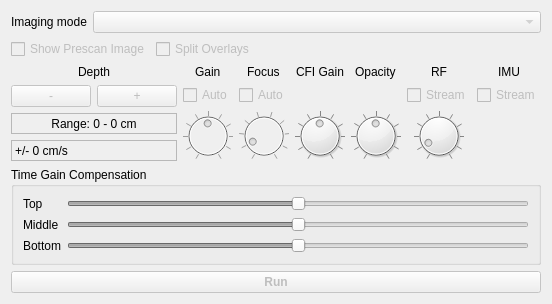
      <widget class="QWidget" name="_prms">
       <attribute name="title">
        <string>Controls</string>
       </attribute>
       <layout class="QVBoxLayout" name="verticalLayout_2">
        <item>
         <layout class="QFormLayout" name="_mode_layout">
          <item row="0" column="1">
           <widget class="QComboBox" name="modes">
            <property name="enabled">
             <bool>false</bool>
            </property>
           </widget>
          </item>
          <item row="0" column="0">
           <widget class="QLabel" name="label_2">
            <property name="text">
             <string>Imaging mode</string>
            </property>
           </widget>
          </item>
         </layout>
        </item>
        <item>
         <layout class="QHBoxLayout" name="horizontalLayout_9">
          <item>
           <widget class="QCheckBox" name="prescan">
            <property name="enabled">
             <bool>false</bool>
            </property>
            <property name="text">
             <string>Show Prescan Image</string>
            </property>
           </widget>
          </item>
          <item>
           <widget class="QCheckBox" name="split">
            <property name="enabled">
             <bool>false</bool>
            </property>
            <property name="text">
             <string>Split Overlays</string>
            </property>
           </widget>
          </item>
          <item>
           <spacer name="horizontalSpacer_4">
            <property name="orientation">
             <enum>Qt::Horizontal</enum>
            </property>
            <property name="sizeHint" stdset="0">
             <size>
              <width>40</width>
              <height>20</height>
             </size>
            </property>
           </spacer>
          </item>
         </layout>
        </item>
        <item>
         <layout class="QGridLayout" name="_dial_layout">
          <item row="0" column="0" alignment="Qt::AlignHCenter">
           <widget class="QLabel" name="depth_label">
            <property name="text">
             <string>Depth</string>
            </property>
           </widget>
          </item>
          <item row="0" column="1" alignment="Qt::AlignHCenter">
           <widget class="QLabel" name="gain_label">
            <property name="text">
             <string>Gain</string>
            </property>
           </widget>
          </item>
          <item row="0" column="2" alignment="Qt::AlignHCenter">
           <widget class="QLabel" name="focus_label">
            <property name="text">
             <string>Focus</string>
            </property>
           </widget>
          </item>
          <item row="0" column="3" alignment="Qt::AlignHCenter">
           <widget class="QLabel" name="cfigain_label">
            <property name="text">
             <string>CFI Gain</string>
            </property>
           </widget>
          </item>
          <item row="0" column="4" alignment="Qt::AlignHCenter">
           <widget class="QLabel" name="opacity_label">
            <property name="text">
             <string>Opacity</string>
            </property>
           </widget>
          </item>
          <item row="0" column="5" alignment="Qt::AlignHCenter">
           <widget class="QLabel" name="rf_label">
            <property name="text">
             <string>RF</string>
            </property>
           </widget>
          </item>
          <item row="0" column="6" alignment="Qt::AlignHCenter">
           <widget class="QLabel" name="imu_label">
            <property name="text">
             <string>IMU</string>
            </property>
           </widget>
          </item>
          <item row="1" column="0" rowspan="2">
           <layout class="QGridLayout" name="_depth_layout">
            <item row="0" column="0">
             <widget class="QPushButton" name="decdepth">
              <property name="enabled">
               <bool>false</bool>
              </property>
              <property name="text">
               <string>-</string>
              </property>
             </widget>
            </item>
            <item row="0" column="1">
             <widget class="QPushButton" name="incdepth">
              <property name="enabled">
               <bool>false</bool>
              </property>
              <property name="text">
               <string>+</string>
              </property>
             </widget>
            </item>
            <item row="1" column="0" colspan="2">
             <widget class="QLabel" name="maxdepth">
              <property name="frameShape">
               <enum>QFrame::StyledPanel</enum>
              </property>
              <property name="text">
               <string>Range: 0 - 0 cm</string>
              </property>
              <property name="alignment">
               <set>Qt::AlignCenter</set>
              </property>
             </widget>
            </item>
            <item row="2" column="0" colspan="2">
             <widget class="QLabel" name="velocity">
              <property name="enabled">
               <bool>true</bool>
              </property>
              <property name="frameShape">
               <enum>QFrame::StyledPanel</enum>
              </property>
              <property name="text">
               <string>+/- 0 cm/s</string>
              </property>
             </widget>
            </item>
           </layout>
          </item>
          <item row="1" column="1" alignment="Qt::AlignHCenter">
           <widget class="QCheckBox" name="autogain">
            <property name="enabled">
             <bool>false</bool>
            </property>
            <property name="text">
             <string>Auto</string>
            </property>
           </widget>
          </item>
          <item row="1" column="2" alignment="Qt::AlignHCenter">
           <widget class="QCheckBox" name="autofocus">
            <property name="enabled">
             <bool>false</bool>
            </property>
            <property name="text">
             <string>Auto</string>
            </property>
           </widget>
          </item>
          <item row="1" column="5" alignment="Qt::AlignHCenter">
           <widget class="QCheckBox" name="rfStream">
            <property name="enabled">
             <bool>false</bool>
            </property>
            <property name="text">
             <string>Stream</string>
            </property>
           </widget>
          </item>
          <item row="1" column="6" alignment="Qt::AlignHCenter">
           <widget class="QCheckBox" name="imu">
            <property name="enabled">
             <bool>false</bool>
            </property>
            <property name="text">
             <string>Stream</string>
            </property>
           </widget>
          </item>
          <item row="2" column="1" alignment="Qt::AlignHCenter">
           <widget class="QDial" name="gain">
            <property name="enabled">
             <bool>false</bool>
            </property>
            <property name="maximumSize">
             <size>
              <width>50</width>
              <height>50</height>
             </size>
            </property>
            <property name="toolTip">
             <string>Gain</string>
            </property>
            <property name="minimum">
             <number>1</number>
            </property>
            <property name="maximum">
             <number>100</number>
            </property>
            <property name="value">
             <number>50</number>
            </property>
            <property name="notchTarget">
             <double>10.000000000000000</double>
            </property>
            <property name="notchesVisible">
             <bool>true</bool>
            </property>
           </widget>
          </item>
          <item row="2" column="2" alignment="Qt::AlignHCenter">
           <widget class="QDial" name="focus">
            <property name="enabled">
             <bool>false</bool>
            </property>
            <property name="maximumSize">
             <size>
              <width>50</width>
              <height>50</height>
             </size>
            </property>
            <property name="toolTip">
             <string>Focus</string>
            </property>
            <property name="minimum">
             <number>1</number>
            </property>
            <property name="maximum">
             <number>10</number>
            </property>
            <property name="pageStep">
             <number>1</number>
            </property>
            <property name="value">
             <number>2</number>
            </property>
            <property name="notchTarget">
             <double>1.000000000000000</double>
            </property>
            <property name="notchesVisible">
             <bool>true</bool>
            </property>
           </widget>
          </item>
          <item row="2" column="3" alignment="Qt::AlignHCenter">
           <widget class="QDial" name="cfigain">
            <property name="maximumSize">
             <size>
              <width>50</width>
              <height>50</height>
             </size>
            </property>
            <property name="toolTip">
             <string>Color Gain</string>
            </property>
            <property name="minimum">
             <number>1</number>
            </property>
            <property name="maximum">
             <number>100</number>
            </property>
            <property name="value">
             <number>50</number>
            </property>
            <property name="notchTarget">
             <double>10.000000000000000</double>
            </property>
            <property name="notchesVisible">
             <bool>true</bool>
            </property>
           </widget>
          </item>
          <item row="2" column="4" alignment="Qt::AlignHCenter">
           <widget class="QDial" name="opacity">
            <property name="minimumSize">
             <size>
              <width>0</width>
              <height>0</height>
             </size>
            </property>
            <property name="maximumSize">
             <size>
              <width>50</width>
              <height>50</height>
             </size>
            </property>
            <property name="toolTip">
             <string>Strain Opacity</string>
            </property>
            <property name="minimum">
             <number>1</number>
            </property>
            <property name="maximum">
             <number>100</number>
            </property>
            <property name="value">
             <number>50</number>
            </property>
            <property name="notchTarget">
             <double>10.000000000000000</double>
            </property>
            <property name="notchesVisible">
             <bool>true</bool>
            </property>
           </widget>
          </item>
          <item row="2" column="5" alignment="Qt::AlignHCenter">
           <widget class="QDial" name="rfzoom">
            <property name="maximumSize">
             <size>
              <width>50</width>
              <height>50</height>
             </size>
            </property>
            <property name="toolTip">
             <string>RF Signal Zoom</string>
            </property>
            <property name="minimum">
             <number>1</number>
            </property>
            <property name="maximum">
             <number>100</number>
            </property>
            <property name="value">
             <number>10</number>
            </property>
            <property name="wrapping">
             <bool>false</bool>
            </property>
            <property name="notchTarget">
             <double>10.000000000000000</double>
            </property>
            <property name="notchesVisible">
             <bool>true</bool>
            </property>
           </widget>
          </item>
         </layout>
        </item>
        <item>
         <widget class="QGroupBox" name="tgc">
          <property name="title">
           <string>Time Gain Compensation</string>
          </property>
          <layout class="QFormLayout" name="_tgc_layout">
           <item row="0" column="1">
            <widget class="QSlider" name="tgctop">
             <property name="enabled">
              <bool>false</bool>
             </property>
             <property name="maximumSize">
              <size>
               <width>16777215</width>
               <height>16777215</height>
              </size>
             </property>
             <property name="minimum">
              <number>-20</number>
             </property>
             <property name="maximum">
              <number>20</number>
             </property>
             <property name="pageStep">
              <number>5</number>
             </property>
             <property name="orientation">
              <enum>Qt::Horizontal</enum>
             </property>
            </widget>
           </item>
           <item row="1" column="1">
            <widget class="QSlider" name="tgcmid">
             <property name="enabled">
              <bool>false</bool>
             </property>
             <property name="maximumSize">
              <size>
               <width>16777215</width>
               <height>16777215</height>
              </size>
             </property>
             <property name="minimum">
              <number>-20</number>
             </property>
             <property name="maximum">
              <number>20</number>
             </property>
             <property name="pageStep">
              <number>5</number>
             </property>
             <property name="orientation">
              <enum>Qt::Horizontal</enum>
             </property>
            </widget>
           </item>
           <item row="2" column="1">
            <widget class="QSlider" name="tgcbottom">
             <property name="enabled">
              <bool>false</bool>
             </property>
             <property name="maximumSize">
              <size>
               <width>16777215</width>
               <height>16777215</height>
              </size>
             </property>
             <property name="minimum">
              <number>-20</number>
             </property>
             <property name="maximum">
              <number>20</number>
             </property>
             <property name="pageStep">
              <number>5</number>
             </property>
             <property name="orientation">
              <enum>Qt::Horizontal</enum>
             </property>
            </widget>
           </item>
           <item row="0" column="0">
            <widget class="QLabel" name="_tgctop_label">
             <property name="text">
              <string>Top</string>
             </property>
            </widget>
           </item>
           <item row="1" column="0">
            <widget class="QLabel" name="_tgcmid_label">
             <property name="text">
              <string>Middle</string>
             </property>
            </widget>
           </item>
           <item row="2" column="0">
            <widget class="QLabel" name="_tgcbottom_label">
             <property name="text">
              <string>Bottom</string>
             </property>
            </widget>
           </item>
          </layout>
         </widget>
        </item>
        <item>
         <widget class="JobButton" name="imaging">
          <property name="enabled">
           <bool>false</bool>
          </property>
          <property name="font">
           <font>
            <bold>true</bold>
            <underline>false</underline>
           </font>
          </property>
          <property name="text">
           <string>Run</string>
          </property>
          <property name="flat">
           <bool>false</bool>
          </property>
         </widget>
        </item>
       </layout>
      </widget>
